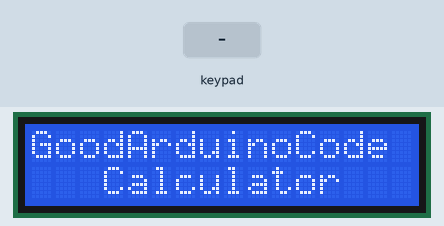
The sketch below on a simulated Arduino Uno, built with avr-gcc and run on an emulated ATmega328P. On the bench: 16×2 character LCD. Inputs (shaded band) come from the test bench.

Above: at 0.6 s.
2.3 s: key '+' pressed
At 2.62 s:
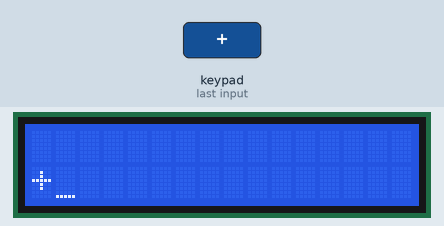
4.5 s: keypad keys 5 4 3 2 * pressed 0.4 s apart
At 6.37 s:
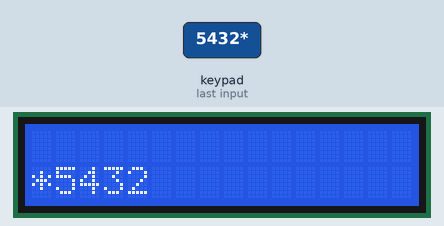
8.2 s: key '/' pressed
At 8.37 s:
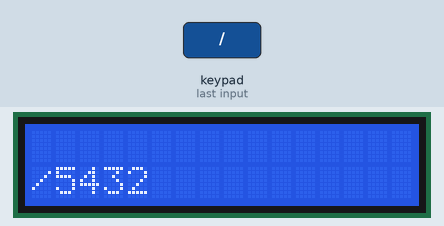
10.2 s: keypad keys 5 4 3 2 pressed 0.4 s apart
At 10.37 s:
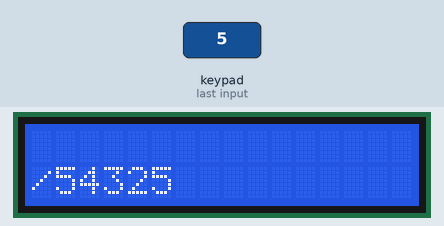

Measured:
- after the input at 2.3 s, the display: first changes at once (image 1 shows a later state)
- after the input at 4.5 s, the display: first changes at once (image 2 shows a later state)
- after the input at 8.2 s, the display: first changes at once (image 3 shows a later state)
- after the input at 10.2 s, the display: first changes at once (image 4 shows a later state)
- what the display in image 0 shows lasts 0.6 s, from 0.5 s to 1.1 s

The sketch:

sketch.ino
```cpp
// (licence header left out)
#include <LiquidCrystal.h>
#include <Keypad.h>
#include <Servo.h>

/* Display */
LiquidCrystal lcd(12, 11, 10, 9, 8, 7);

/* Keypad setup */
const byte KEYPAD_ROWS = 4;
const byte KEYPAD_COLS = 4;
byte rowPins[KEYPAD_ROWS] = {5, 4, 3, 2};
byte colPins[KEYPAD_COLS] = {A3, A2, A1, A0};
char keys[KEYPAD_ROWS][KEYPAD_COLS] = {
  {'1', '2', '3', '+'},
  {'4', '5', '6', '-'},
  {'7', '8', '9', '*'},
  {'.', '0', '=', '/'}
};

Keypad keypad = Keypad(makeKeymap(keys), rowPins, colPins, KEYPAD_ROWS, KEYPAD_COLS);

uint64_t value = 0;

void showSpalshScreen() {
  lcd.print("GoodArduinoCode");
  lcd.setCursor(3, 1);
  String message = "Calculator";
  for (byte i = 0; i < message.length(); i++) {
    lcd.print(message[i]);
    delay(50);
  }
  delay(500);
}

void updateCursor() {
  if (millis() / 250 % 2 == 0 ) {
    lcd.cursor();
  } else {
    lcd.noCursor();
  }
}

void setup() {
  Serial.begin(115200);
  lcd.begin(16, 2);

  showSpalshScreen();
  lcd.clear();
  lcd.cursor();

  lcd.setCursor(1, 0);
}

char operation = 0;
String memory = "";
String current = "";
uint64_t currentDecimal;
bool decimalPoint = false;

double calculate(char operation, double left, double right) {
  switch (operation) {
    case '+': return left + right;
    case '-': return left - right;
    case '*': return left * right;
    case '/': return left / right;
  }
}

void processInput(char key) {
  if ('-' == key && current == "") {
    current = "-";
    lcd.print("-");
    return;
  }

  switch (key) {
    case '+':
    case '-':
    case '*':
    case '/':
      if (!operation) {
        memory = current;
        current = "";
      }
      operation = key;
      lcd.setCursor(0, 1);
      lcd.print(key);
      lcd.setCursor(current.length() + 1, 1);
      return;

    case '=':
      float leftNum = memory.toDouble();
      float rightNum = current.toDouble();
      memory = String(calculate(operation, leftNum, rightNum));
      current = "";
      lcd.clear();
      lcd.setCursor(1, 0);
      lcd.print(memory);
      lcd.setCursor(0, 1);
      lcd.print(operation);
      return;

  }

  if ('.' == key && current.indexOf('.') >= 0) {
    return;
  }

  if ('.' != key && current == "0") {
    current = String(key);
  } else if (key) {
    current += String(key);
  }

  lcd.print(key);
}

void loop() {
  updateCursor();

  char key = keypad.getKey();
  if (key) {
    processInput(key);
  }
}
```
